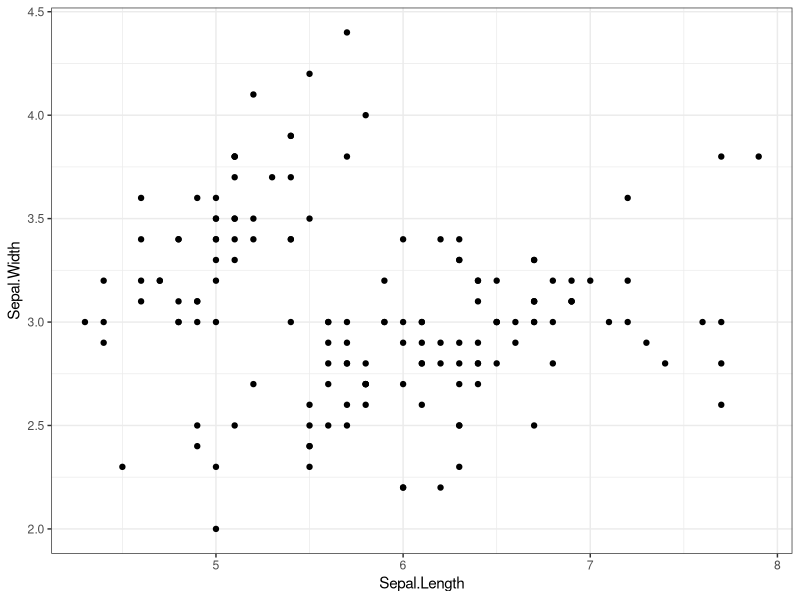
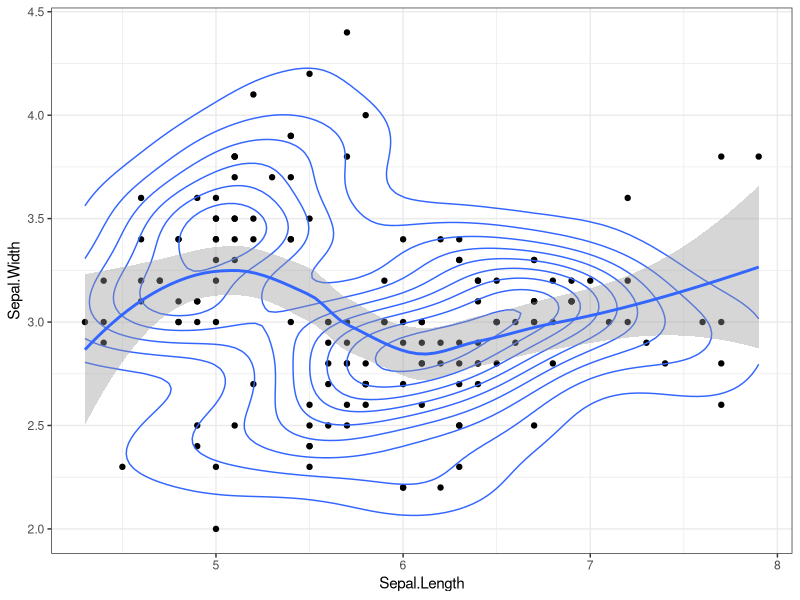
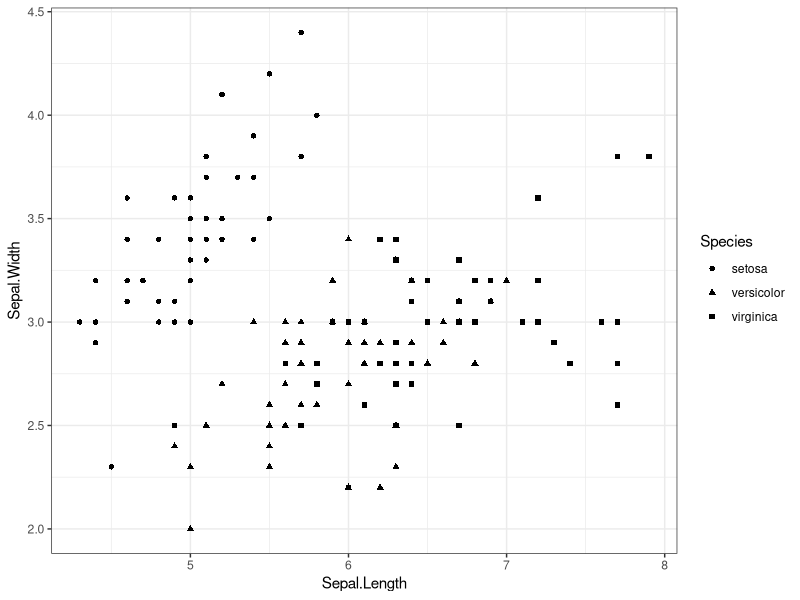
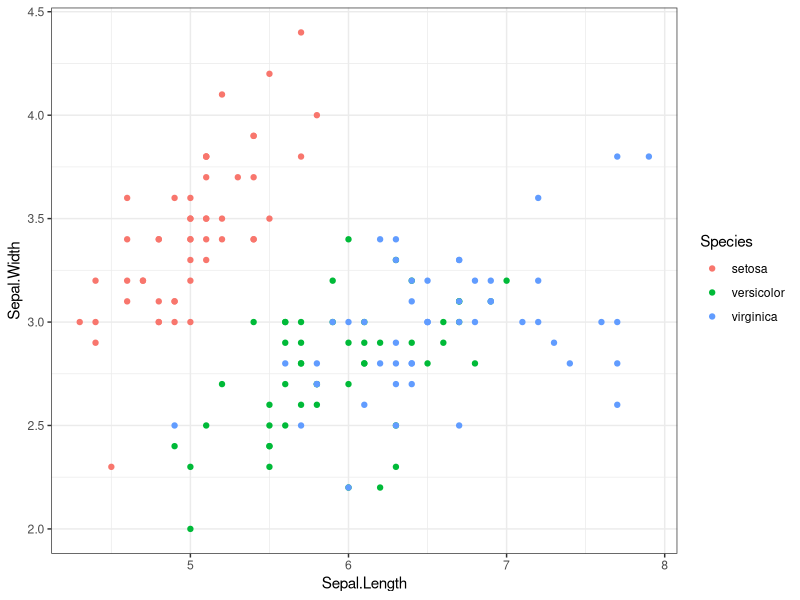
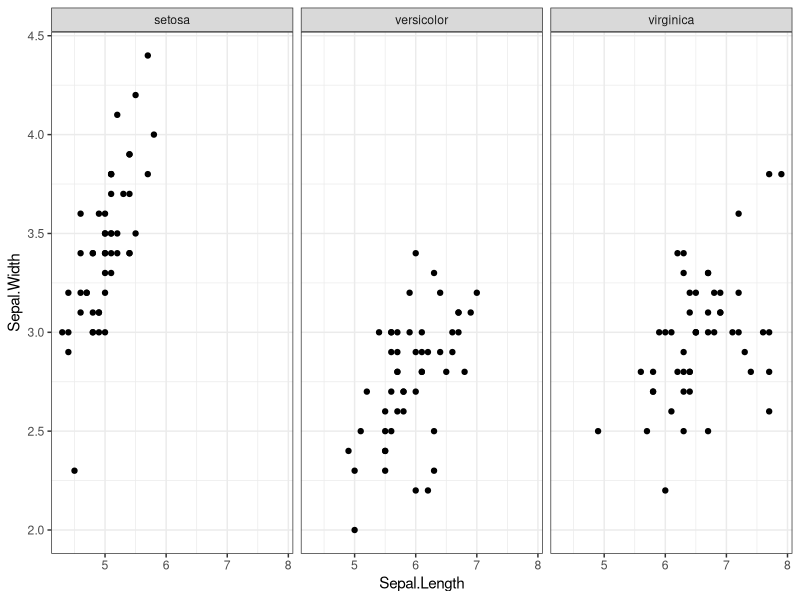
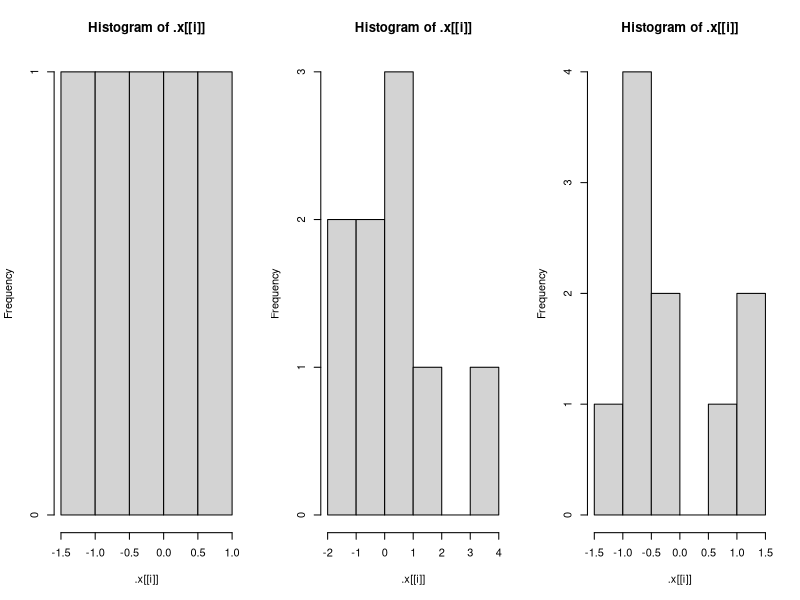
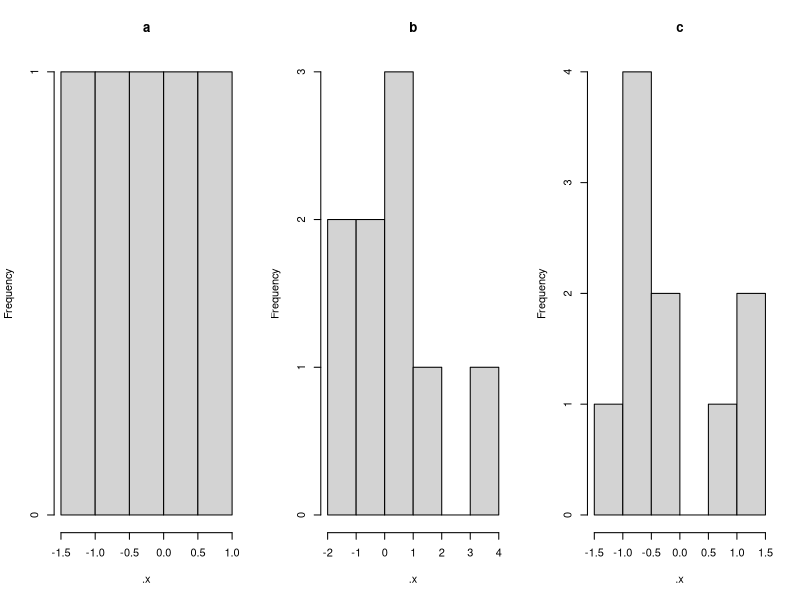
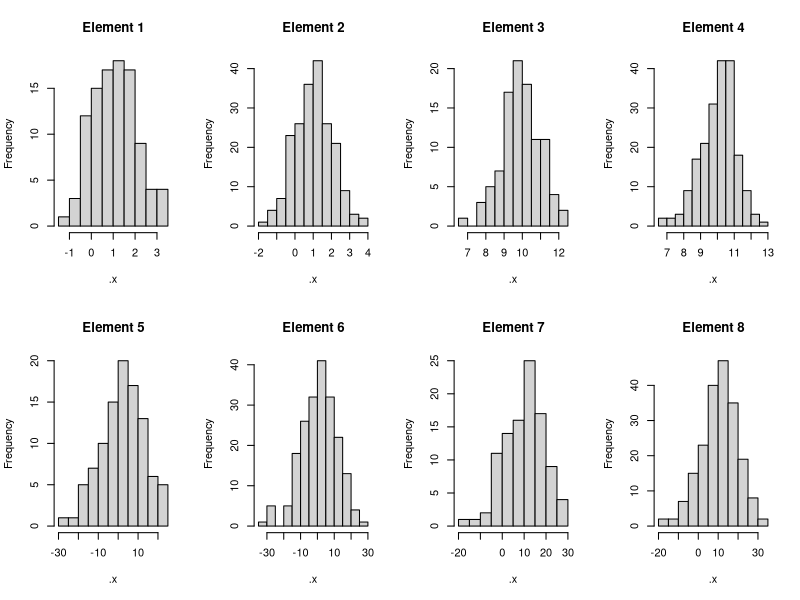

Here is the R script that generated these plots, in order:
## ---- chunk 1
knitr::opts_chunk$set(
  cache = FALSE, # if TRUE knitr will cache results to reuse in future knits
  fig.width = 6, # the width for plots created by code chunk
  fig.height = 4, # the height for plots created by code chunk
  fig.align = 'center', # how to align graphics. 'left', 'right', 'center'
  dpi = 300, 
  dev = 'png', # Makes each fig a png, and avoids plotting every data point
  # eval = FALSE, # if FALSE, then the R code chunks are not evaluated
  # results = 'asis', # knitr passes through results without reformatting
  echo = TRUE, # if FALSE knitr won't display code in chunk above it's results
  message = TRUE, # if FALSE knitr won't display messages generated by code
  strip.white = TRUE, # if FALSE knitr won't remove white spaces at beg or end of code chunk
  warning = TRUE, # if FALSE knitr won't display warning messages in the doc
  error = TRUE) # report errors
  # options(tinytex.verbose = TRUE)
## ---- chunk 2
library(tidyverse)
## ---- chunk 3
myTib <- tibble(x =  1:4,
                y = c("london", "beijing", "las vegas", "berlin"))

myTib
## ---- chunk 4
myDf <- data.frame(x =  1:4,
                   y = c("london", "beijing", "las vegas", "berlin"))

dfToTib <- as_tibble(myDf)

dfToTib
## ---- chunk 5
myDf <- data.frame(x =  1:4, 
                   y = c("london", "beijing", "las vegas", "berlin"))

myDfNotFactor <- data.frame(x =  1:4, 
                            y = c("london", "beijing", "las vegas", "berlin"),
                            stringsAsFactors = FALSE)

myTib <- tibble(x =  1:4, 
                y = c("london", "beijing", "las vegas", "berlin"))

class(myDf$y)

class(myDfNotFactor$y)

class(myTib$y)
## ---- chunk 6
myTib <- tibble(x =  1:4, 
                y = factor(c("london", "beijing", "las vegas", "berlin")))
myTib
## ---- chunk 7
?starwars
## ---- chunk 8
data(starwars)

glimpse(starwars)

head(as.data.frame(starwars))
## ---- chunk 9
myDf[, 1]
## ---- chunk 10

myTib[, 1]
## ---- chunk 11
myTib[[1]]
## ---- chunk 12
myTib$x
## ---- chunk 13
sequentialTib <- tibble(nItems = c(12, 45, 107),
                        cost = c(0.5, 1.2, 1.8),
                        totalWorth = nItems * cost)

sequentialTib
## ---- chunk 14
data(CO2)

CO2tib <- as_tibble(CO2)

glimpse(CO2tib)
## ---- chunk 15
selectedData <- select(CO2tib, 1, 2, 3, 5)

glimpse(selectedData)
## ---- chunk 16
filteredData <- filter(selectedData, uptake > 16)

glimpse(filteredData)
## ---- chunk 17
groupedData <- group_by(filteredData, Plant)

glimpse(groupedData)
## ---- chunk 18
summarizedData <- summarize(groupedData, meanUp = mean(uptake), 
                            sdUp = sd(uptake))

glimpse(summarizedData)
## ---- chunk 19
mutatedData <- mutate(summarizedData,  CV = (sdUp / meanUp) * 100)

mutatedData
## ---- chunk 20
arrangedData <- arrange(mutatedData, CV)

glimpse(arrangedData)
## ---- chunk 21
c(1, 4, 7, 3, 5) %>% mean()
## ---- chunk 22
arrangedData <- CO2tib %>%
  select(c(1:3, 5)) %>%
  filter(uptake > 16) %>%
  group_by(Plant) %>%
  summarize(meanUp = mean(uptake), sdUp = sd(uptake)) %>%
  mutate(CV = (sdUp / meanUp) * 100) %>%
  arrange(CV)

glimpse(arrangedData)
## ---- chunk 23
data(iris)
myPlot <- ggplot(iris, aes(x = Sepal.Length, y = Sepal.Width)) +
  geom_point() +
  theme_bw()

myPlot
## ---- chunk 24
myPlot +
  geom_density_2d() +
  geom_smooth()
## ---- chunk 25
ggplot(iris, aes(x = Sepal.Length, y = Sepal.Width, shape = Species)) +
  geom_point()  +
  theme_bw()

ggplot(iris, aes(x = Sepal.Length, y = Sepal.Width, col = Species)) +
  geom_point()  +
  theme_bw()
## ---- chunk 26
ggplot(iris, aes(x = Sepal.Length, y = Sepal.Width)) +
  facet_wrap(~ Species) +
  geom_point()  +
  theme_bw()
## ---- chunk 27
patientData <- tibble(Patient = c("A", "B", "C"),
                      Month0 = c(21, 17, 29),
                      Month3 = c(20, 21, 27),
                      Month6 = c(21, 22, 23))

glimpse(patientData)

## ---- chunk 28
tidyPatientData <- gather(patientData, key = Month, 
                          value = BMI, -Patient)
glimpse(tidyPatientData)
## ---- chunk 29
gather(patientData, key = Month, value = BMI, Month0:Month6)
## ---- chunk 30
gather(patientData, key = Month, value = BMI, c(Month0, Month3, Month6))
## ---- chunk 31
spread(tidyPatientData, key = Month, value = BMI)
## ---- chunk 32
a <- 20

pure <- function() {
  a <- a + 1
  a
}

side_effect <- function() {
  a <<- a + 1
  a
}

c(pure(), pure())

c(side_effect(), side_effect())
## ---- chunk 33
listOfNumerics <- list(a = rnorm(5), 
                       b = rnorm(9),
                       c = rnorm(10))

listOfNumerics

elementLengths <- vector("list", length = 3)

for (i in seq_along(listOfNumerics)) {
  elementLengths[[i]] <- length(listOfNumerics[[i]])
}

elementLengths
## ---- chunk 34

map(listOfNumerics, length)
## ---- chunk 35
map_int(listOfNumerics, length)

map_chr(listOfNumerics, length)

# map_lgl(listOfNumerics, length) # this throws an error
# Error: Can't coerce element 1 from a integer to a logical
## ---- chunk 36
map_df(listOfNumerics, length)

map(listOfNumerics, ~. + 2)

par(mfrow = c(1, 3))

walk(listOfNumerics, hist)

iwalk(listOfNumerics, ~hist(.x, main = .y))

multipliers <- list(0.5, 10, 3)

map2(.x = listOfNumerics, .y = multipliers, ~.x * .y)

arguments <- expand.grid(n = c(100, 200),
                         mean = c(1, 10),
                         sd = c(1, 10))

arguments

par(mfrow = c(2, 4))

pmap(arguments, rnorm) %>%
  iwalk(~hist(.x, main = paste("Element", .y)))
